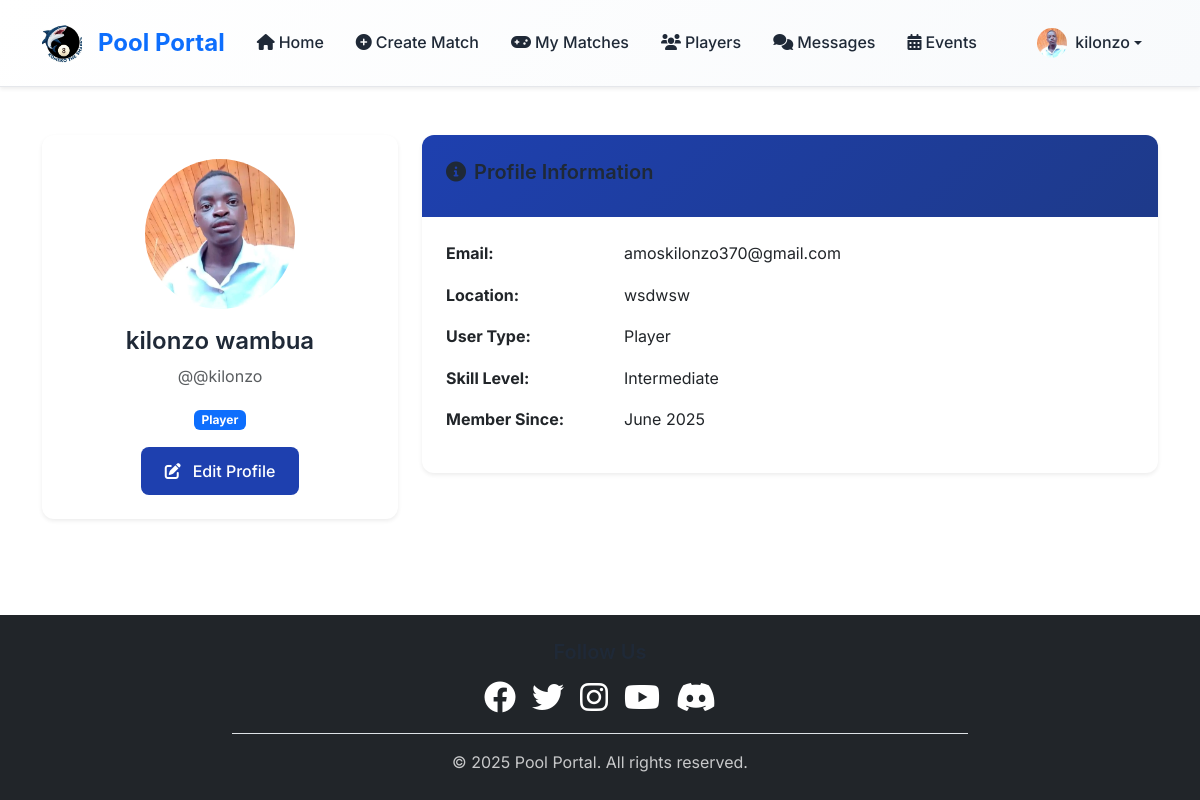
Page /accounts/profile/ (signed in) on the committed database.
### accounts/models.py (models this page shows, shortened)
class User(AbstractUser):
    USER_TYPE_CHOICES = [
        ('player', 'Player'),
        ('referee', 'Referee'),
    ]
    user_type = models.CharField(max_length=10, choices=USER_TYPE_CHOICES)
    location = models.CharField(max_length=100, blank=True)
    phone_number = models.CharField(max_length=15, blank=True, help_text="Enter your phone number")
    profile_photo = models.ImageField(upload_to='profile_photos/', blank=True, null=True)

class PlayerProfile(models.Model):
    SKILL_LEVELS = [
        ('beginner', 'Beginner'),
        ('intermediate', 'Intermediate'),
        ('advanced', 'Advanced'),
        ('professional', 'Professional'),
    ]
    user = models.OneToOneField(User, on_delete=models.CASCADE, related_name='player_profile')
    bio = models.TextField(max_length=500, blank=True)
    skill_level = models.CharField(max_length=15, choices=SKILL_LEVELS, default='beginner')
    created_at = models.DateTimeField(auto_now_add=True)
    updated_at = models.DateTimeField(auto_now=True)

### accounts/views.py (the view)
# urls.py: path('profile/', views.profile_view, name='profile'),
@login_required
def profile_view(request):
    user = request.user
    profile = None
    if user.user_type == 'player':
        profile, created = PlayerProfile.objects.get_or_create(user=user)
    return render(request, 'accounts/profile.html', {
        'user': user,
        'profile': profile
    })

### templates/accounts/profile.html (shortened to what this page needs)
{% extends 'base.html' %}
{% block content %}
<div class="container py-5">
    <div class="row">
        <div class="col-md-4">
            <div class="card shadow-sm">
                <div class="card-body text-center">
                    {% if user.profile_photo %}
                        <img src="{{ user.profile_photo.url }}" alt="Profile Photo"
                             class="rounded-circle mb-3" width="150" height="150" style="object-fit: cover;">
                    {% else %}
                        <div class="bg-secondary rounded-circle mx-auto mb-3 d-flex align-items-center justify-content-center"
                             style="width: 150px; height: 150px;">
                            <i class="fas fa-user fa-4x text-white"></i>
                        </div>
                    {% endif %}
                    <h4>{{ user.first_name }} {{ user.last_name }}</h4>
                    <p class="text-muted">@{{ user.username }}</p>
                    <span class="badge bg-primary">{{ user.get_user_type_display }}</span>
                    <div class="mt-3">
                        <a href="{% url 'accounts:profile_edit' %}" class="btn btn-primary">
                            <i class="fas fa-edit me-1"></i>Edit Profile
                        </a>
                    </div>
                </div>
            </div>
        </div>
        <div class="col-md-8">
            <div class="card shadow-sm">
                <div class="card-header">
                    <h5><i class="fas fa-info-circle me-2"></i>Profile Information</h5>
                </div>
                <div class="card-body">
                    <div class="row mb-3">
                        <div class="col-sm-3"><strong>Email:</strong></div>
                        <div class="col-sm-9">{{ user.email }}</div>
                    </div>
                    <div class="row mb-3">
                        <div class="col-sm-3"><strong>Location:</strong></div>
                        <div class="col-sm-9">{{ user.location|default:"Not specified" }}</div>
                    </div>
                    <div class="row mb-3">
                        <div class="col-sm-3"><strong>User Type:</strong></div>
                        <div class="col-sm-9">{{ user.get_user_type_display }}</div>
                    </div>
                    {% if profile and user.user_type == 'player' %}
                        <div class="row mb-3">
                            <div class="col-sm-3"><strong>Skill Level:</strong></div>
                            <div class="col-sm-9">{{ profile.get_skill_level_display }}</div>
                        </div>
                    {% endif %}
                    <div class="row mb-3">
                        <div class="col-sm-3"><strong>Member Since:</strong></div>
                        <div class="col-sm-9">{{ user.date_joined|date:"F Y" }}</div>
                    </div>
                </div>
            </div>
        </div>
    </div>
</div>
{% endblock %}

### templates/base.html (shortened to what this page needs)
<!DOCTYPE html>
<html lang="en">
<head>
    <link href="https://cdn.jsdelivr.net/npm/bootstrap@5.3.0/dist/css/bootstrap.min.css" rel="stylesheet">
    <link rel="stylesheet" href="https://cdnjs.cloudflare.com/ajax/libs/font-awesome/6.0.0/css/all.min.css">
    {% load static %}
</head>
<body>
    <nav class="navbar navbar-expand-lg navbar-light bg-white shadow-sm sticky-top">
        <div class="container">
            <a class="navbar-brand d-flex align-items-center" href="{% url 'events:home' %}">
                <img src="{% static 'images/logo.jpg' %}" alt="Pool Portal Logo" height="40" class="me-2 logo-img">
                <span class="fw-bold text-primary fs-4">Pool Portal</span>
            </a>
            <div class="collapse navbar-collapse" id="navbarNav">
                <ul class="navbar-nav me-auto">
                    <li class="nav-item">
                        <a class="nav-link" href="{% url 'events:home' %}">
                            <i class="fas fa-home me-1"></i>Home
                        </a>
                    </li>
                    {% if user.is_authenticated %}
                        {% if user.user_type == 'player' %}
                            <li class="nav-item">
                                <a class="nav-link" href="{% url 'matches:create_match' %}">
                                    <i class="fas fa-plus-circle me-1"></i>Create Match
                                </a>
                            </li>
                            <li class="nav-item position-relative">
                                <a class="nav-link" href="{% url 'matches:my_matches' %}">
                                    <i class="fas fa-gamepad me-1"></i>My Matches
                                </a>
                            </li>
                            <li class="nav-item">
                                <a class="nav-link" href="{% url 'accounts:player_directory' %}">
                                    <i class="fas fa-users me-1"></i>Players
                                </a>
                            </li>
                            <li class="nav-item position-relative">
                                <a class="nav-link" href="{% url 'chat:chat_list' %}">
                                    <i class="fas fa-comments me-1"></i>Messages
                                </a>
                            </li>
                        {% endif %}
                        <li class="nav-item position-relative">
                            <a class="nav-link" href="{% url 'events:event_list' %}">
                                <i class="fas fa-calendar-alt me-1"></i>Events
                            </a>
                        </li>
                    {% endif %}
                </ul>
                <ul class="navbar-nav">
                    {% if user.is_authenticated %}
                        <li class="nav-item dropdown">
                            <a class="nav-link dropdown-toggle d-flex align-items-center" href="#" id="navbarDropdown" role="button" data-bs-toggle="dropdown">
                                {% if user.profile_photo %}
                                    <img src="{{ user.profile_photo.url }}" alt="Profile" class="rounded-circle me-2" width="30" height="30" style="object-fit: cover;">
                                {% else %}
                                    <div class="bg-secondary rounded-circle me-2 d-flex align-items-center justify-content-center" style="width: 30px; height: 30px;">
                                        <i class="fas fa-user text-white small"></i>
                                    </div>
                                {% endif %}
                                {{ user.first_name|default:user.username }}
                            </a>
                        </li>
                    {% endif %}
                </ul>
            </div>
        </div>
    </nav>
    <main>
        {% block content %}
        {% endblock %}
    </main>
    <footer class="bg-dark text-white py-4 mt-5">
        <div class="container">
            <div class="row justify-content-center">
                <div class="col-md-8 text-center">
                    <div class="mb-3">
                        <h5 class="mb-3">Follow Us</h5>
                        <div class="d-flex justify-content-center gap-3">
                            <a href="#" class="text-white social-link">
                                <i class="fab fa-facebook fa-2x"></i>
                            </a>
                            <a href="#" class="text-white social-link">
                                <i class="fab fa-twitter fa-2x"></i>
                            </a>
                            <a href="#" class="text-white social-link">
                                <i class="fab fa-instagram fa-2x"></i>
                            </a>
                            <a href="#" class="text-white social-link">
                                <i class="fab fa-youtube fa-2x"></i>
                            </a>
                            <a href="#" class="text-white social-link">
                                <i class="fab fa-discord fa-2x"></i>
                            </a>
                        </div>
                    </div>
                    <div class="border-top pt-3">
                        <p class="mb-0 opacity-75">
                            &copy; 2025 Pool Portal. All rights reserved.
                        </p>
                    </div>
                </div>
            </div>
        </div>
    </footer>
</body>
</html>

### templates/base.html (style rules this page uses)
:root { --primary-color: #1e40af; --primary-dark: #1e3a8a; --primary-light: #3b82f6; --secondary-color: #059669; --secondary-dark: #047857; --secondary-light: #10b981; --accent-color: #f59e0b; --accent-dark: #d97706; --accent-light: #fbbf24; --success-color: #10b981; --warning-color: #f59e0b; --danger-color: #ef4444; --info-color: #3b82f6; --dark-color: #1f2937; --light-color: #f8fafc; --muted-color: #6b7280; --border-color: #e5e7eb; --font-primary: 'Inter', -apple-system, BlinkMacSystemFont, sans-serif; --font-heading: 'Poppins', -apple-system, BlinkMacSystemFont, sans-serif; --border-radius: 12px; --border-radius-sm: 8px; --border-radius-lg: 16px; --shadow-sm: 0 1px 2px 0 rgba(0, 0, 0, 0.05); --shadow: 0 4px 6px -1px rgba(0, 0, 0, 0.1), 0 2px 4px -1px rgba(0, 0, 0, 0.06); --shadow-lg: 0 10px 15px -3px rgba(0, 0, 0, 0.1), 0 4px 6px -2px rgba(0, 0, 0, 0.05); --shadow-xl: 0 20px 25px -5px rgba(0, 0, 0, 0.1), 0 10px 10px -5px rgba(0, 0, 0, 0.04); }
* { box-sizing: border-box; }
body { font-family: var(--font-primary); line-height: 1.6; color: var(--dark-color); background-color: #ffffff; }
h1, h2, h3, h4, h5, h6 { font-family: var(--font-heading); font-weight: 600; line-height: 1.3; color: var(--dark-color); }
.navbar { background: linear-gradient(135deg, #ffffff 0%, #f8fafc 100%) !important; backdrop-filter: blur(10px); border-bottom: 1px solid var(--border-color); box-shadow: var(--shadow-sm); padding: 1rem 0; }
.navbar-brand { font-family: var(--font-heading); font-weight: 700; font-size: 1.5rem; display: flex; align-items: center; gap: 0.5rem; }
.navbar-brand img { width: 40px; height: 40px; object-fit: cover; border-radius: 8px; transition: transform 0.3s ease; }
.nav-link { font-weight: 500; color: var(--dark-color) !important; padding: 0.75rem 1rem !important; border-radius: var(--border-radius-sm); transition: all 0.3s ease; position: relative; }
.card { border: none; border-radius: var(--border-radius); box-shadow: var(--shadow); transition: transform 0.3s ease, box-shadow 0.3s ease; overflow: hidden; }
.card-header { background: linear-gradient(135deg, var(--primary-color), var(--primary-dark)); border: none; padding: 1.5rem; color: white; }
.card-body { padding: 1.5rem; }
.btn { font-weight: 500; border-radius: var(--border-radius-sm); padding: 0.75rem 1.5rem; transition: all 0.3s ease; border: none; text-decoration: none; display: inline-flex; align-items: center; gap: 0.5rem; }
.btn-primary { background-color: var(--primary-color); border-color: var(--primary-color); color: white; }

### rows in the picture
User: profile_photo (placeholder picture), first_name "kilonzo", last_name "wambua", username "@kilonzo", user_type "Player", email "amoskilonzo370@gmail.com", location "wsdwsw", date_joined "June 2025"
PlayerProfile: skill_level "Intermediate"
